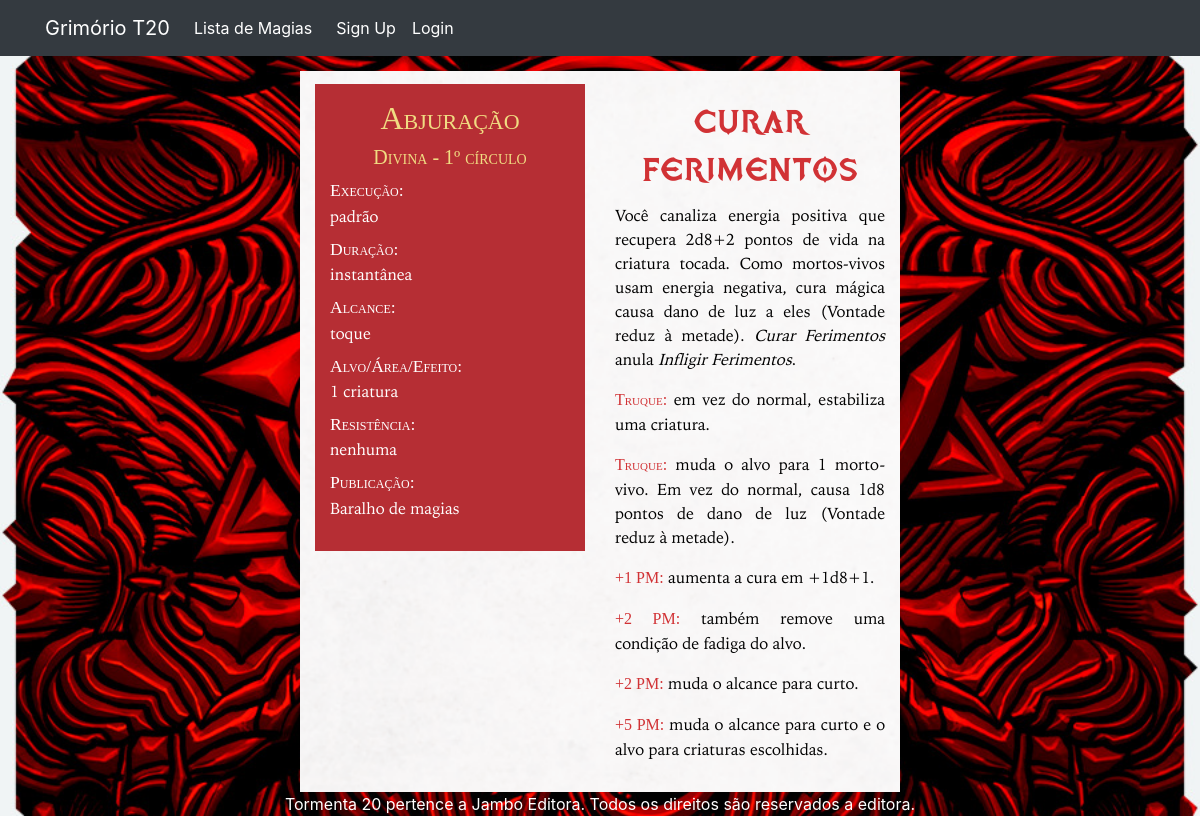
Page /spell/65/ on the earlier database version.
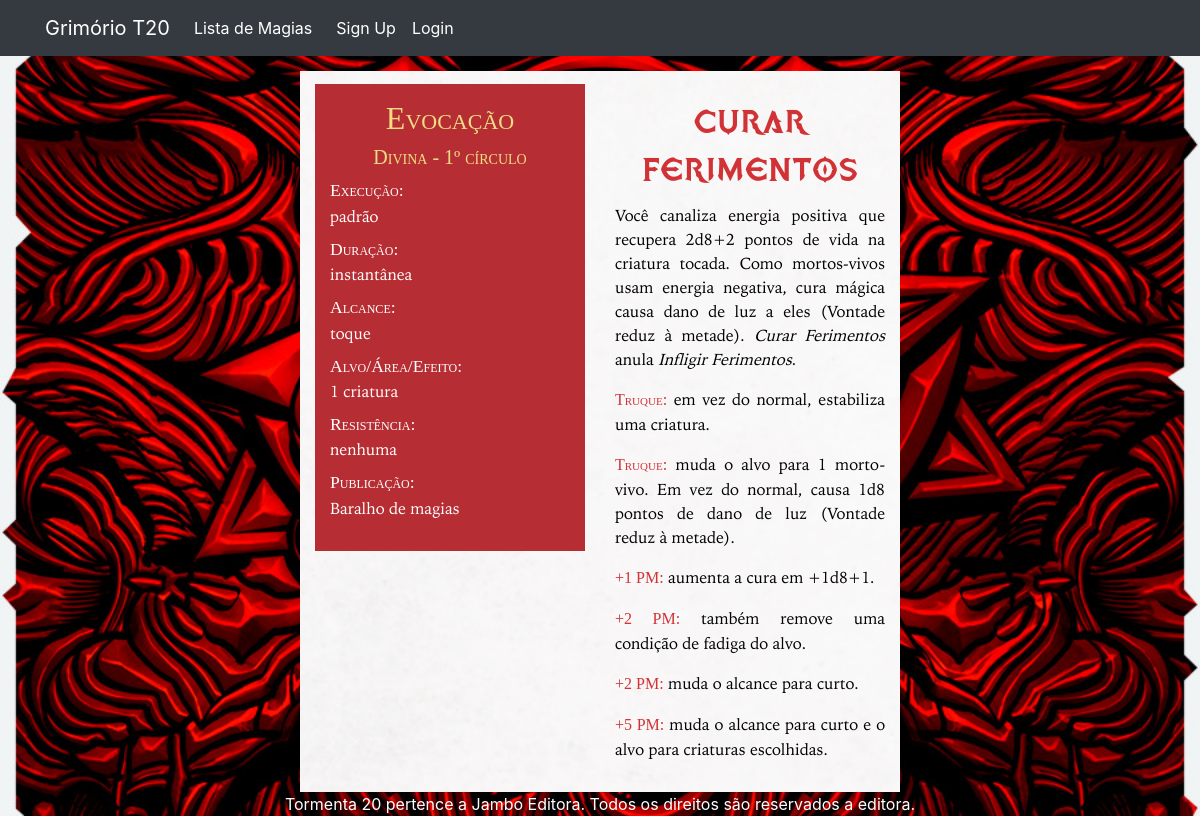
Same page on the later database version.
### spell/models.py (models this page shows, shortened)
class Spell(models.Model):
    name = models.TextField()
    sorting_name = models.TextField(blank=True)
    image = models.ImageField(upload_to='spell/images', blank=True)
    SPELL_TYPE_CHOICES = [
        ('AR', 'Arcana'),
        ('DI', 'Divina'),
        ('UN', 'Universal'),
    ]
    spell_type = models.CharField(
        max_length=2,
        choices=SPELL_TYPE_CHOICES,
        default='AR',
    )
    SCHOOL_CHOICES = [
        ('AB', 'Abjuração'),
        ('AD', 'Advinhação'),
        ('CO', 'Convocação'),
        ('EN', 'Encantamento'),
        ('EV', 'Evocação'),
        ('IL', 'Ilusão'),
        ('NE', 'Necromancia'),
        ('TR', 'Transmutação'),
    ]
    school = models.CharField(
        max_length=2,
        choices=SCHOOL_CHOICES,
        default='AB',
    )
    CIRCLE_CHOICES = [
        ('1', 1),
        ('2', 2),
        ('3', 3),
        ('4', 4),
        ('5', 5),
    ]
    circle = models.CharField(
        max_length=1,
        choices=CIRCLE_CHOICES,
        default=1,
    )
    execution = models.TextField()
    range = models.TextField()
    target_area_effect = models.TextField()
    duration = models.TextField()
    resistance = models.TextField(blank=True)
    description = models.TextField(default='')
    enhancements = models.ManyToManyField(to=Enhancement, related_name='spell', blank=True)
    short_description = models.CharField(max_length=100, blank=True)
    book_magazine = models.CharField(max_length=100, blank=True)
    user = models.ForeignKey(User, on_delete=models.CASCADE, null=True)

class Enhancement(models.Model):
    cost = models.CharField(max_length=30)
    effect = models.TextField()
    related_spell = models.ForeignKey('Spell', on_delete=models.CASCADE, default=None)

### spell/views.py (the view)
# urls.py: path('<int:spell_id>/', views.spell_details, name='spell_details'),
def spell_details(request, spell_id):
    spell = get_object_or_404(Spell, pk=spell_id)
    enhancements = Enhancement.objects.filter(related_spell=spell_id)
    return render(request, 'spell/spell_details.html', {'spell': spell, 'enhancements': enhancements})

### spell/templates/spell/spell_details.html (shortened to what this page needs)
{% extends './spell_base.html' %}
{% block content %}
<div class="container-fluid" >
    <div class="row">
        <div class="col-md-12">
            <div class="row" style="padding-top:15px"></div>
            <div class="row">
                <div class="col-md-3"></div>
                <div class="col-md-6 bg_image" style="padding-top: 13px"></div>
                <div class="col-md-3"></div>
            </div>
            <div class="row">
                <div class="col-md-3"></div>
                <div class="col-md-3 bg_image" style="padding-bottom:13px">
                    <div class="col-md-12" style="display: table; background-color:#B62E34;padding-top: 15px;padding-bottom: 15px;padding-left:15px;padding-right:15px">
                        <h2 style="text-align:center">
                            {{ spell.get_school_display }}
                        </h2>
                        <h5 style="text-align:center">
                            {{ spell.get_spell_type_display }} - {{ spell.circle }}º círculo
                        </h5>
                        <dl>
                            <dt>
                                Execução:
                            </dt>
                            <dd>
                                {{ spell.execution }}
                            </dd>
                            <dt>
                                Duração:
                            </dt>
                            <dd>
                                {{ spell.duration }}
                            </dd>
                            <dt>
                                Alcance:
                            </dt>
                            <dd>
                                {{ spell.range }}
                            </dd>
                            <dt>
                                Alvo/Área/Efeito:
                            </dt>
                            <dd>
                                {{ spell.target_area_effect }}
                            </dd>
                            <dt>
                                Resistência:
                            </dt>
                            <dd>
                                {% if spell.resistance != '' %}
                                {{ spell.resistance }}
                                {% else %}
                                nenhuma
                                {% endif %}
                            </dd>
                            <dt>
                                Publicação:
                            </dt>
                            <dd>
                                {{spell.book_magazine}}
                            </dd>
                        </dl>
                    </div>
                </div>
                <div class="col-md-3 bg_image" style="padding-top: 15px;padding-bottom: 15px;padding-left:15px;padding-right:15px">
                    <h1 style="text-align:center">
                        {{spell.name}}
                    </h1>
                    <p>
                        {{ spell.description }}
                    </p>
                    {% for enhancement in enhancements %}
                    <p>
                        <b class="enhc">{{ enhancement.cost }}:</b>
                        {{enhancement.effect}}
                    </p>
                    {% endfor %}
                </div>
                <div class="col-md-3"></div>
            </div>
        </div>
    </div>
</div>
{% endblock %}

### spell/templates/spell/spell_base.html (shortened to what this page needs)
{% extends 'homepage/base.html' %}

### homepage/templates/homepage/base.html (shortened to what this page needs)
<!doctype html>
<html lang="en">
    <head>
        <link rel="stylesheet" href="https://maxcdn.bootstrapcdn.com/bootstrap/4.0.0/css/bootstrap.min.css">
        {% load static %}
    </head>
    <body>
        <nav class="navbar navbar-expand-lg navbar-dark bg-dark">
            <div class="container">
                <a class="navbar-brand" href="{% url 'about' %}">Grimório T20</a>
                <div class="collapse navbar-collapse" id="mainNav">
                    <ul class="nav navbar-nav">
                        <li class="nav-item active">
                            <a class="nav-link" href="{% url 'spell:spells_page'%}" style="margin-right:8px">Lista de Magias</a>
                        </li>
                        {% if user.is_authenticated %}
                        <li class="nav-item active">
                            <a class="nav-link" href="{% url 'grimoire:grimoire_list' %}" style="color:white">Seus Grimórios</a>
                        </li>
                        <li class="nav-item">
                            <span class="navbar-text" style="color:white; margin-right:6px">
                                {{ user.username }}
                            </span>
                        </li>
                        <li class="nav-item active">
                            <form class="form-inline" action="{% url 'logoutuser' %}" method="POST">
                                {% csrf_token %}
                                <button type="submit" class="btn btn-outline-secondary" style="color:white">Sair</button>
                            </form>
                        </li>
                        {% else %}
                        <li class="nav-item active">
                            <a class="nav-item nav-link active" href="{% url 'signupuser' %}">Sign Up</a>
                        </li>
                        <li class="nav-item active">
                            <a class="nav-link" href="{% url 'loginuser' %}">Login</a>
                        </li>
                        {% endif %}
                    </ul>
                </div>
            </div>
        </nav>
        {% autoescape off %}{% block content %}{% endblock %}{% endautoescape %}
        <footer class="footer" style="width: 100%;text-align: center;color:white">
            <div class="container">
                <span class="text">Tormenta 20 pertence a Jambo Editora. Todos os direitos são reservados a editora.</span>
            </div>
        </footer>
    </body>
</html>

### spell/templates/spell/spell_details.html (style rules this page uses)
body { background-image: url("/static/img/bg_2.jpg"); background-repeat: no-repeat; background-attachment: fixed; background-size: cover; bacground-position: center; }
.bg_image { background-image: url("/static/img/background.png"); background-repeat: no-repeat; background-attachment: fixed; background-size: cover; bacground-position: center; }
dd { font-family: 'iowanOldStyleRegular'; color: white; font-weight: normal; font-style: normal; }
dt { font-family: 'iowanOldStyleBold'; color: white; font-weight: normal; font-style: normal; font-size: 110%; font-variant: small-caps; }
h2 { font-family: 'iowanOldStyleBold'; font-weight: normal; color: #f0dc82; font-variant: small-caps; }
h5 { font-family: 'iowanOldStyleBold'; font-weight: normal; color: #f0dc82; font-variant: small-caps; }
h1 { font-family: 'tormenta20'; font-weight: normal; color: #d13235 }
.enhc { font-family: 'iowanOldStyleBold'; font-weight: normal; color: #d13235; font-variant: small-caps; }
p { font-family: 'iowanOldStyleRegular'; color: black; font-weight: normal; font-style: normal; text-align: justify; text-justify: inter-word; }

Differences in the rows shown:
changed Spell "Curar Ferimentos": school "Abjuração" → "Evocação"
